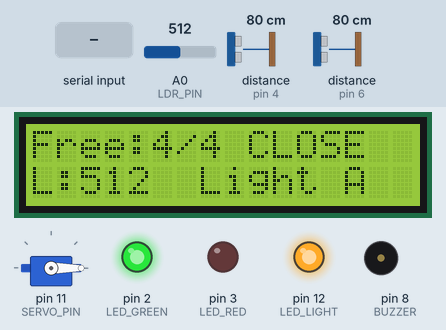
A sketch run on a simulated Arduino Uno, built with avr-gcc and run on an emulated ATmega328P. On the bench: servo, 16×2 character LCD, output pins drawn as LEDs (lit = HIGH), buzzer (waves = sounding). Wiring (inferred from the names in the program): 2 × ultrasonic range finder: trigger pin 5, echo pin 4 / trigger pin 7, echo pin 6. The inputs (shaded band) are chosen by the test bench; at power-on: distance to the obstacle (sensors on pin 6, pin 4) 80 cm, A0 (LDR_PIN) = 512. The echo pulse lasts 58.3 µs per cm; pins used as bus, display or sensor lines are not drawn; what the sketch prints to the serial monitor is not drawn.

Above: at 2.4 s.
2.5 s: distance to the obstacle (sensor on pin 6) set to 11 cm
4.0 s: distance to the obstacle (sensor on pin 6) set to 8 cm
At 5.09 s:
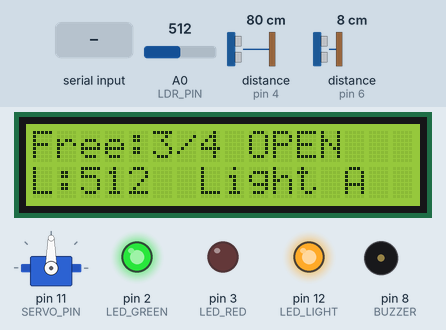
6.3 s: "LIGHT:OFF\n" received over Serial
At 7.6 s:
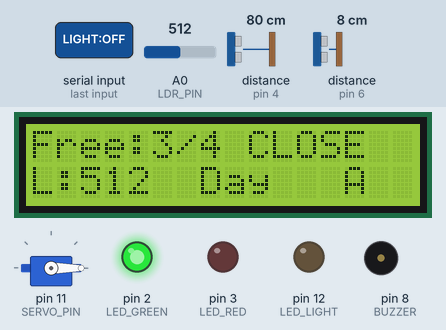
8.1 s: distance to the obstacle (sensor on pin 4) set to 12 cm
9.6 s: distance to the obstacle (sensor on pin 4) set to 9 cm
At 10.8 s:
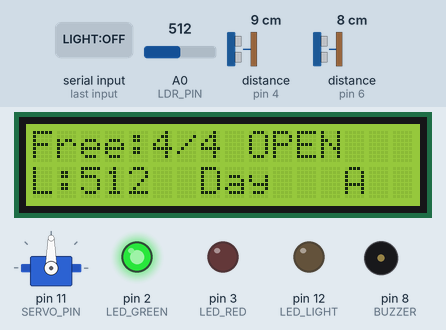
12.6 s: "CARS:90\n" received over the second serial link
At 14.2 s:
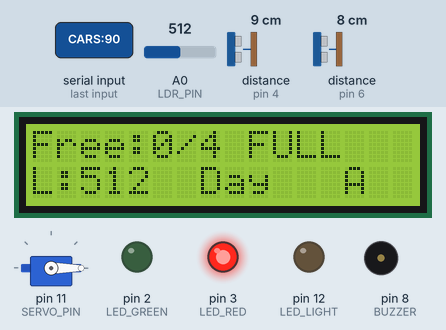
Timing chart, 0 to 15.5 s (numbered marks = the images above; inputs shaded):
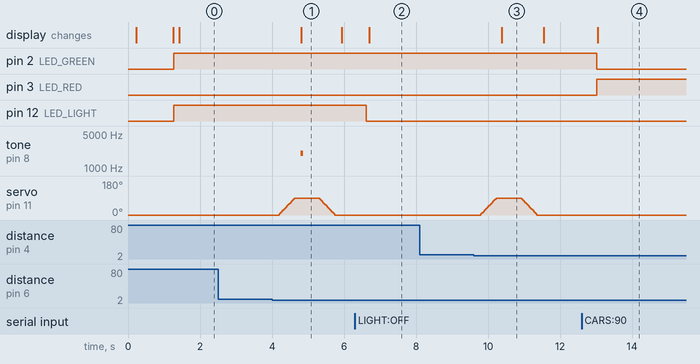

The sketch:

smart_parking.ino
```cpp
/*
 * SMART PARKING - Device layer (Arduino Uno)
 * IAD591 Capstone
 *
 * Cam bien : HC-SR04 #1 (cong vao), HC-SR04 #2 (cong ra, tuy chon), LDR (A0)
 * Dau ra   : Servo barrier, LCD1602 I2C, LED xanh/do, LED den bai, buzzer
 * Giao tiep: USB Serial (D0/D1) + HC-05 qua SoftwareSerial (RX D10 / TX A1), 9600 baud
 *            Gui cung 1 dong JSON ra CA HAI cong; nhan lenh tu CA HAI cong.
 *
 * Thu vien can cai: LiquidCrystal_I2C (Frank de Brabander). Servo, Wire, SoftwareSerial co san.
 */
#include <Wire.h>
#include <LiquidCrystal_I2C.h>
#include <Servo.h>
#include <SoftwareSerial.h>

// ------------------- CHAN -------------------
const byte TRIG_IN = 7,  ECHO_IN = 6;    // HC-SR04 cong vao
const byte TRIG_OUT = 5, ECHO_OUT = 4;   // HC-SR04 cong ra (USE_EXIT_SENSOR)
const byte LDR_PIN = A0;                 // LDR len 5V, 10k xuong GND -> sang = so lon
const byte SERVO_PIN = 11;               // servo o D11 (lab: D9/D13 cam day khong an, D11 chay)
const byte LED_GREEN = 2, LED_RED = 3, LED_LIGHT = 12;
const byte BUZZER = 8;
const byte BT_RX = 10, BT_TX = A1;       // D10 <- TXD HC-05 ; A1 -> chia ap 1k/2k -> RXD HC-05

// ------------------- CAU HINH -------------------
#define USE_EXIT_SENSOR 1     // 0 neu khong lap HC-SR04 thu 2
const int  CAPACITY = 4;      // so cho trong bai
const int  CAR_CM = 10;       // < 10 cm = co xe
const int  CLEAR_CM = 15;     // > 15 cm = xe da di (tre de chong nhieu)
const byte ON_COUNT = 3;      // 3 lan doc lien tiep < CAR_CM moi tinh la CO xe
const byte OFF_COUNT = 6;     // 6 lan doc lien tiep > CLEAR_CM (~0.5 s) moi tinh la xe DA DI
const int  DARK_LDR = 600;    // LDR < 600 = troi toi -> bat den bai (lab: sang ~850, che tay ~410)
const int  LIGHT_HYST = 50;   // > 650 moi tat lai, tranh nhap nhay quanh nguong
// Xe vao/ra: quay 90 do, giu 0.5 s, quay ve 0 do. Servo chi duoc cap xung 0.7 s moi lan quay
// (detach) nen o 0 do neu cham chot co cung chi rè rè thoang qua.
const int  GATE_OPEN_DEG = 90, GATE_CLOSED_DEG = 0;
const unsigned long GATE_HOLD_MS = 500;       // giu barrier mo 0.5 s roi dong, khong cho xe di qua
const unsigned long GATE_MAX_OPEN_MS = 10000;  // cam bien ket van dong sau toi da 10 s
const unsigned long REPORT_MS = 1000;

LiquidCrystal_I2C lcd(0x27, 16, 2);      // doi 0x3F neu i2c_scanner bao khac
Servo gate;
SoftwareSerial bt(BT_RX, BT_TX);

// ------------------- TRANG THAI -------------------
int cars = 0;
bool autoMode = true;
bool gateOpen = false;
bool lightOn = false;
bool lightManual = false;     // MANUAL: den theo lenh
int distIn = -1, distOut = -1, ldr = 0;
bool carAtIn = false, carAtOut = false;
byte cntIn = 0, cntOut = 0;   // dem so lan doc lien tiep muon doi trang thai
unsigned long gateCloseAt = 0, lastReport = 0, lastLcd = 0, lastLcdInit = 0;
bool lcdReinit = false;          // true -> khoi tao lai LCD o vong loop ke tiep
unsigned long gateOpenedAt = 0;
unsigned long servoOffAt = 0;   // thoi diem ngat xung servo (0 = dang ngat)
int servoAngle = -1;            // goc dang dat cho servo (log)
long vminMove = 0;              // Vcc thap nhat (mV) trong luc servo quay
unsigned long pulseUs = 0;      // do rong xung do duoc tren chan servo (us)
const unsigned long SERVO_MOVE_MS = 300;   // giu xung them 0.3 s sau khi quay cham xong roi detach
const int  SERVO_STEP_DEG = 3;             // quay cham: 3 do / 15 ms -> 90 do mat ~0.45 s
const unsigned long SERVO_STEP_MS = 15;
String bufUsb, bufBt;
unsigned long btRxBytes = 0;     // dem byte nhan qua HC-05 (chan doan)

// ------------------- HAM TIEN ICH -------------------
int readCm(byte trig, byte echo) {
  digitalWrite(trig, LOW);  delayMicroseconds(2);
  digitalWrite(trig, HIGH); delayMicroseconds(10);
  digitalWrite(trig, LOW);
  unsigned long us = pulseIn(echo, HIGH, 25000UL);   // ~4 m
  if (us == 0) return 400;                           // khong co vat -> xa
  return (int)(us / 58UL);
}

// In ra ca 2 cong
void out(const String &s) {
  Serial.println(s);
  bt.println(s);
}

void sendEvent(const char *ev) {
  out(String("{\"ev\":\"") + ev + "\",\"cars\":" + cars + "}");
}

void beep(int ms) { tone(BUZZER, 2000, ms); }

// Do dien ap nguon 5V cua Arduino (mV) bang dien ap chuan noi 1.1V - khong can day them.
// Neu servo lay nguon tu hang + cua Arduino, Vcc tut khi servo quay = nguon yeu.
long readVcc() {
  ADMUX = _BV(REFS0) | _BV(MUX3) | _BV(MUX2) | _BV(MUX1);
  delay(2);
  ADCSRA |= _BV(ADSC);
  while (bit_is_set(ADCSRA, ADSC));
  long r = ADCL;
  r |= ADCH << 8;
  return r ? 1125300L / r : 0;   // 1.1V * 1023 * 1000
}

// Servo chi duoc cap xung khi dang quay (SERVO_MOVE_MS), sau do detach.
// Ly do: SoftwareSerial (HC-05) tat ngat moi lan gui -> xung servo bi meo -> servo giat moi giay.
void setGate(bool open) {
  bool changed = (open != gateOpen) || !gate.attached();
  gateOpen = open;
  if (changed) {
    int target = open ? GATE_OPEN_DEG : GATE_CLOSED_DEG;
    int from = (servoAngle < 0) ? target : servoAngle;   // luc boot chua biet goc -> dat thang
    gate.write(from);                       // dat goc hien tai TRUOC khi attach -> khong giat
    gate.attach(SERVO_PIN);
    // Quay CHAM tung buoc: dong khoi dong cua servo nho hon nhieu -> nguon 5V khong tut
    // -> HC-05 khong bi reset / rot ket noi moi lan cong mo (lab: khong co tu loc nguon).
    int step = (target > from) ? SERVO_STEP_DEG : -SERVO_STEP_DEG;
    for (int a = from; (step > 0) ? (a < target) : (a > target); a += step) {
      gate.write(a);
      delay(SERVO_STEP_MS);
    }
    servoAngle = target;
    gate.write(servoAngle);
    servoOffAt = millis() + SERVO_MOVE_MS;
    if (servoOffAt == 0) servoOffAt = 1;
    // Do xung THUC TE tren chan servo (doc lai chinh chan output). 0 = khong phat xung.
    // Xung dau tien sau attach co the cham -> thu toi da 3 chu ky (20 ms/chu ky)
    pulseUs = 0;
    for (byte i = 0; i < 3 && pulseUs == 0; i++) pulseUs = pulseIn(SERVO_PIN, HIGH, 25000UL);
    vminMove = readVcc();
    // LOG servo: goc, xung lenh (us), xung do duoc tren chan servo (pw), Vcc luc bat dau (mV)
    out(String("{\"ev\":\"servo\",\"ang\":") + servoAngle +
        ",\"us\":" + gate.readMicroseconds() + ",\"pw\":" + pulseUs +
        ",\"vcc\":" + vminMove + ",\"pin\":" + SERVO_PIN + "}");
  }
  if (open) {
    if (changed) gateOpenedAt = millis();
    gateCloseAt = millis() + GATE_HOLD_MS;
  }
}

void servoIdle() {
  if (!servoOffAt) return;
  long v = readVcc();                       // theo doi Vcc trong luc servo dang quay
  if (v && v < vminMove) vminMove = v;
  if ((long)(millis() - servoOffAt) >= 0) {
    gate.detach();
    servoOffAt = 0;
    lcdReinit = true;
    // vmin < 4500 mV: nguon yeu khi servo quay; ok = 1 neu du dien
    out(String("{\"ev\":\"servo_off\",\"ang\":") + servoAngle +
        ",\"pw\":" + pulseUs + ",\"vmin\":" + vminMove +
        ",\"ok\":" + ((pulseUs > 400 && vminMove >= 4500) ? 1 : 0) + "}");
  }
}

void report() {
  String s = "{\"d1\":";
  s += distIn;
  s += ",\"d2\":";  s += USE_EXIT_SENSOR ? distOut : -1;
  s += ",\"ldr\":"; s += ldr;
  s += ",\"cars\":"; s += cars;
  s += ",\"cap\":"; s += CAPACITY;
  s += ",\"gate\":"; s += gateOpen ? 1 : 0;
  s += ",\"ang\":"; s += servoAngle;
  s += ",\"sp\":"; s += gate.attached() ? 1 : 0;
  s += ",\"vcc\":"; s += readVcc();
  s += ",\"light\":"; s += lightOn ? 1 : 0;
  s += ",\"brx\":"; s += btRxBytes;     // so byte nhan tren D10 (HC-05 TXD) - chan doan
  s += ",\"mode\":\""; s += autoMode ? "AUTO" : "MANUAL";
  s += "\"}";
  out(s);
}

void drawLcd() {
  char l1[17], l2[17];
  snprintf(l1, sizeof l1, "Free:%d/%d %-6s", CAPACITY - cars, CAPACITY,
           gateOpen ? "OPEN" : (cars >= CAPACITY ? "FULL" : "CLOSE"));
  snprintf(l2, sizeof l2, "L:%-4d %-5s %c", ldr, lightOn ? "Light" : "Day", autoMode ? 'A' : 'M');
  lcd.setCursor(0, 0); lcd.print(l1);
  lcd.setCursor(0, 1); lcd.print(l2);
}

// ------------------- LENH TU PI -------------------
void handleCmd(String c) {
  c.trim();
  c.toUpperCase();
  if (c.length() == 0) return;
  if (c == "GATE:OPEN") {
    setGate(true); sendEvent("gate_manual_open");
    // MANUAL: xe dang cho o cong vao -> mo tay thi tinh la xe vao
    if (!autoMode && carAtIn && cars < CAPACITY) { cars++; sendEvent("car_in"); }
  }
  else if (c == "GATE:CLOSE")  { setGate(false); sendEvent("gate_manual_close"); }
  else if (c == "LIGHT:ON")    { lightManual = true; lightOn = true; }
  else if (c == "LIGHT:OFF")   { lightManual = true; lightOn = false; }
  else if (c == "LIGHT:AUTO")  { lightManual = false; }
  else if (c == "MODE:AUTO")   { autoMode = true; lightManual = false; }
  else if (c == "MODE:MANUAL") { autoMode = false; }
  else if (c.startsWith("CARS:")) { cars = constrain(c.substring(5).toInt(), 0, CAPACITY); sendEvent("cars_set"); }
  else if (c == "BUZZ")        { beep(300); }
  else if (c == "PING")        { }
  else {                                   // in kem lenh tho (hex) de chan doan loi truyen
    String s = "{\"ev\":\"bad_cmd\",\"raw\":\"";
    for (unsigned int i = 0; i < c.length(); i++) {
      byte b = (byte)c[i];
      if (b < 16) s += '0';
      s += String(b, HEX);
    }
    s += "\"}";
    out(s);
    return;
  }
  // Xac nhan lenh: Pi chi gui lenh ke tiep khi nhan ack, khong co ack thi gui lai
  // (SoftwareSerial khong nhan duoc trong luc dang gui -> lenh co the bi mat).
  out("{\"ev\":\"ack\",\"c\":\"" + c + "\"}");
  report();   // phan hoi ngay trang thai moi
}

void pollPort(Stream &port, String &buf) {
  while (port.available()) {
    char ch = port.read();
    if (&port == &bt) btRxBytes++;
    if (ch == '\n' || ch == '\r') { if (buf.length()) handleCmd(buf); buf = ""; }
    else if (buf.length() < 32) buf += ch;
  }
}

// ------------------- LOGIC CUC BO -------------------
// Chong nhieu HC-SR04: chi doi trang thai khi nhieu lan doc lien tiep cung y.
// Mot lan doc loi (vd 6 cm -> 400 -> 6 cm) khong lam dem trung xe.
bool updatePresence(int d, bool present, byte &cnt) {
  bool wantFlip = present ? (d > CLEAR_CM) : (d < CAR_CM);
  if (!wantFlip) { cnt = 0; return present; }
  if (++cnt >= (present ? OFF_COUNT : ON_COUNT)) { cnt = 0; return !present; }
  return present;
}

void parkingLogic() {
  // Xe vao: phat hien canh len (khong co -> co)
  bool nowIn = updatePresence(distIn, carAtIn, cntIn);
  if (nowIn && !carAtIn) {
    if (cars < CAPACITY) {
      if (autoMode) { setGate(true); cars++; sendEvent("car_in"); beep(80); }
      else sendEvent("car_wait");          // MANUAL: cho nguoi mo tu dashboard
    } else {
      sendEvent("full"); beep(600);
    }
  }
  carAtIn = nowIn;

#if USE_EXIT_SENSOR
  bool nowOut = updatePresence(distOut, carAtOut, cntOut);
  if (nowOut && !carAtOut && cars > 0) {
    cars--; sendEvent("car_out");
    if (autoMode) setGate(true);
  }
  carAtOut = nowOut;
#endif

  if (gateOpen && autoMode) {
    if ((long)(millis() - gateCloseAt) >= 0) {
      setGate(false); sendEvent("gate_auto_close");
    } else if (millis() - gateOpenedAt >= GATE_MAX_OPEN_MS) {
      setGate(false); sendEvent("gate_timeout_close");   // cam bien bao co xe qua lau -> van dong
    }
  }

  // Den bai theo LDR
  if (!lightManual) {
    if (ldr < DARK_LDR) lightOn = true;
    else if (ldr > DARK_LDR + LIGHT_HYST) lightOn = false;
  }

  digitalWrite(LED_LIGHT, lightOn);
  digitalWrite(LED_GREEN, cars < CAPACITY);
  digitalWrite(LED_RED, cars >= CAPACITY);
}

void setup() {
  Serial.begin(9600);
  bt.begin(9600);
  pinMode(TRIG_IN, OUTPUT);  pinMode(ECHO_IN, INPUT);
  pinMode(TRIG_OUT, OUTPUT); pinMode(ECHO_OUT, INPUT);
  pinMode(LED_GREEN, OUTPUT); pinMode(LED_RED, OUTPUT); pinMode(LED_LIGHT, OUTPUT);
  pinMode(BUZZER, OUTPUT);
  setGate(false);              // attach + ve 0 do, 0.7 s sau tu detach
  lcd.init(); lcd.backlight();
  lcd.print("Smart Parking");
  lcd.setCursor(0, 1); lcd.print("IAD591 starting");
  delay(1000);
  lcd.clear();
  out("{\"ev\":\"boot\"}");
}

void loop() {
  pollPort(Serial, bufUsb);
  pollPort(bt, bufBt);

  distIn = readCm(TRIG_IN, ECHO_IN);
#if USE_EXIT_SENSOR
  delay(10);
  distOut = readCm(TRIG_OUT, ECHO_OUT);
#endif
  ldr = analogRead(LDR_PIN);
  parkingLogic();
  servoIdle();

  // LCD I2C co the mat dong bo (hien chu cu / ky tu rac) khi nguon tut luc servo quay
  // -> khoi tao lai sau moi lan servo dung va dinh ky 15 s, roi ve lai noi dung hien tai.
  if (lcdReinit || millis() - lastLcdInit >= 15000UL) {
    lcdReinit = false; lastLcdInit = millis();
    lcd.init(); lcd.backlight(); drawLcd();
  }
  if (millis() - lastLcd >= 300) { lastLcd = millis(); drawLcd(); }
  if (millis() - lastReport >= REPORT_MS) { lastReport = millis(); report(); }
  delay(40);
}
```

Measured:
- the behaviour switches between 10 and 9 cm on distance to the obstacle (sensor on pin 6) (found by bisection; images 0 and 1)
- the behaviour switches between 11 and 10 cm on distance to the obstacle (sensor on pin 4) (found by bisection; images 2 and 3)
- after the input at 2.5 s, every drawn part: stays the same
- after the input at 4.0 s, tone on pin 8 (BUZZER): silent → 2000 Hz after 0.79 s, → silent 0.08 s later; servo on pin 11 (SERVO_PIN): rises from 0° to 90° in 0.42 s, then falls to 0° in 1.1 s; the display: changes after 0.81 s (image 1)
- after the input at 6.3 s, pin 12 (LED_LIGHT): HIGH → LOW after 0.32 s; the display: changes after 0.40 s (image 2)
- after the input at 8.1 s, every drawn part: stays the same
- after the input at 9.6 s, servo on pin 11 (SERVO_PIN): rises from 0° to 90° in 0.42 s, then falls to 0° in 1.1 s; the display: changes after 0.78 s (image 3)
- after the input at 12.6 s, pin 2 (LED_GREEN): HIGH → LOW after 0.42 s; pin 3 (LED_RED): LOW → HIGH after 0.42 s; the display: changes after 0.45 s (image 4)
